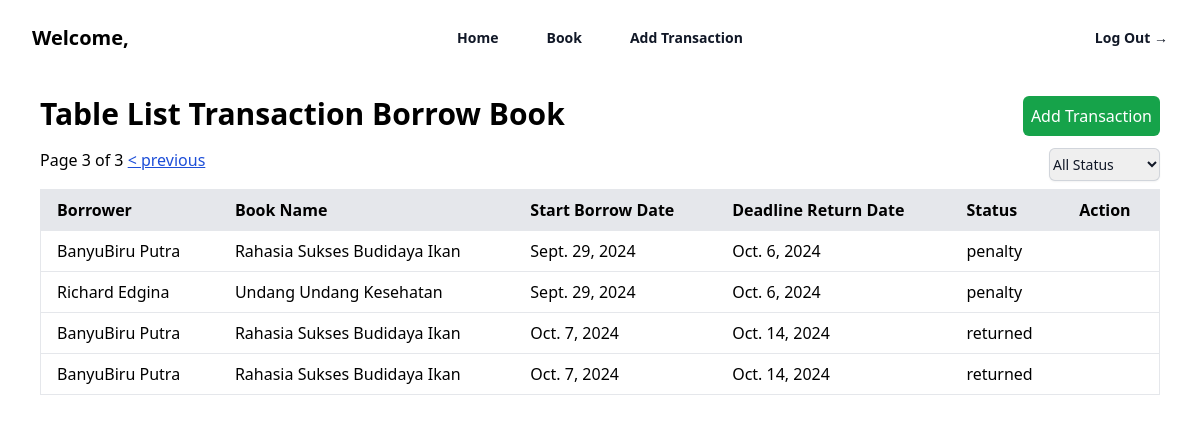
/?page=3 (signed in), run on the app's committed database.
### pinjamBuku/models.py (models this page shows, shortened)
class Borrower(models.Model):
    full_name = models.CharField(max_length=200)
    identity_number = models.CharField(max_length=50)
    birth_date = models.DateField()
    home_place = models.CharField(max_length=200)
    status = models.CharField(max_length=20, default= "active")

class Book(models.Model):
    name = models.CharField(max_length=200)
    author = models.CharField(max_length=200)
    genre = models.CharField(max_length=50)
    quantity = models.IntegerField(default=1)
    status = models.CharField(max_length=20, default= "active")

class TransactionBorrowBook(models.Model):
    book = models.ForeignKey(Book, on_delete=models.CASCADE)
    borrower = models.ForeignKey(Borrower, on_delete=models.CASCADE)
    borrow_date = models.DateField()
    returned_date = models.DateField()
    status = models.CharField(max_length=20)
    admin = models.IntegerField(default=-2)
    @property
    def is_past_deadline(self):
        return date.today() > self.returned_date

### pinjamBuku/views.py (the view)
# urls.py: path("",views.index, name="index"),
def index(request):
    if request.user.is_authenticated:
        filter_status = request.GET.get("filter_status")
        if filter_status is None:
            filter_status = 'all'
        if filter_status == 'all':
            transactions_borrow_book = TransactionBorrowBook.objects.select_related('book').select_related('borrower').exclude(status='cancel').order_by('borrow_date')
        else:
            transactions_borrow_book = TransactionBorrowBook.objects.select_related('book').select_related('borrower').filter(status=filter_status).exclude(status='cancel').order_by('borrow_date')
        pagination = Paginator(transactions_borrow_book,5)
        page_number = request.GET.get("page")
        if page_number is None:
            page_number = 1
        page = pagination.page(page_number)
        dateNow = datetime.today()
        list_table_detail = []
        for transaction in page.object_list:
            temp_list = []
            temp_list.append(transaction.borrower.full_name)
            temp_list.append(transaction.book.name)
            temp_list.append(transaction.borrow_date)
            temp_list.append(transaction.returned_date)
            status = ""
            if transaction.is_past_deadline and transaction.status != "returned"  and transaction.status != "penalty":
                status = "Past Deadline"
            else:
                status = transaction.status
            temp_list.append(status)
            temp_list.append({
                "id":transaction.id,
                "status":status
            })
            print("type = ",type({
                "id":transaction.id,
                "status":status
            }))
            list_table_detail.append(temp_list)
        list_table_header = ['Borrower','Book Name','Start Borrow Date','Deadline Return Date','Status','Action']
        context = {
            "page" : page,
            "list_table_detail": list_table_detail,
            "list_table_header": list_table_header,
            "filter_status" : filter_status,
            "dateNow": dateNow
        }
        return render(request, "pinjamBuku/index.html", context)
    else:
        return redirect("/accounts/login/")

### pinjamBuku/templates/pinjamBuku/index.html (shortened to what this page needs)
<!DOCTYPE html>
<html lang="en">
  <head>
    {% load static %}
    <link
      href="{% static 'perpustakaanOnline/output.css' %}?v={{ timestamp }}"
      rel="stylesheet"
    />
  </head>
  <body>
    {% include "pinjamBuku/header.html"%}
    <div class="mx-10 flex justify-between mt-5">
      <h1 class="text-3xl font-bold">Table List Transaction Borrow Book</h1>
      <a href="{% url 'pinjamBuku:addTransaction'%}" class="bg-green-600 p-2 rounded-md text-white hover:cursor-pointer">Add Transaction</a>
    </div>
    <div class="mt-3 mx-10 flex justify-between">
      <span >
          <span >
              Page {{ page.number }} of {{ page.paginator.num_pages }}
          </span>
          {% if page.has_previous %}
               {% if filter_status %}
                <a class="text-blue-700 underline" href="?page={{ page.previous_page_number }}&filter_status={{ filter_status }}"> < previous</a>
                {% else %}
                <a class="text-blue-700 underline" href="?page={{ page.previous_page_number }}"> < previous</a>
               {% endif %}
          {% endif %}
      </span>
      <select
        id="filterStatus"
        onchange="handleSelectStatusChange()"
        class="block w-fit rounded-md border-0 py-1.5 text-gray-900 shadow-sm ring-1 ring-inset ring-gray-300 focus:ring-2 focus:ring-inset focus:ring-indigo-600 sm:max-w-xs sm:text-sm sm:leading-6"
      >
       <option {% if filter_status == "all" %}Selected {%endif%}   value="all">All Status</option>
      </select>
  </div>
    {% include "pinjamBuku/table.html" with list_table_detail=list_table_detail is_Home_Page=True list_table_header=list_table_header %}
  </body>
</html>

### pinjamBuku/templates/pinjamBuku/table.html (shortened to what this page needs)
<div class="overflow-x-auto mx-10 mt-2">
    <table class="min-w-full bg-white border border-gray-200">
      <thead>
        <tr class="bg-gray-200">
          {% for tableHeader in list_table_header %}
            <th class="py-2 px-4 border-b text-left">{{ tableHeader }}</th>
          {% endfor %}
        </tr>
      </thead>
      <tbody>
        {% if page %}
          {% for list_detail in list_table_detail %}
            <tr>
                {% for detail in list_detail %}
                    {% if detail.id is None %}
                        <td class="py-2 px-4 border-b">{{ detail }}</td>
                        {% else %}
                            {% if is_Home_Page %}
                                <td class="py-2 px-4 border-b">
                                </td>
                            {% endif %}
                    {% endif %}
                {% endfor %}
            </tr>
          {% endfor %}
        {% else %}
        <tr>
          <td class="py-2 px-4 border-b text-center" colspan="5">No data available, try create new transaction</td>
        </tr>
        {% endif %}
      </tbody>
    </table>
  </div>

### data on the page
Borrower: list_detail "BanyuBiru Putra" "BanyuBiru Putra" "BanyuBiru Putra"
Book: list_detail "Rahasia Sukses Budidaya Ikan" "Rahasia Sukses Budidaya Ikan" "Rahasia Sukses Budidaya Ikan"
TransactionBorrowBook: list_detail "Sept. 29, 2024" "Oct. 6, 2024" "penalty"
Borrower: list_detail "Richard Edgina"
Book: list_detail "Undang Undang Kesehatan"
TransactionBorrowBook: list_detail "Sept. 29, 2024" "Oct. 6, 2024" "penalty"
TransactionBorrowBook: list_detail "Oct. 7, 2024" "Oct. 14, 2024" "returned"
TransactionBorrowBook: list_detail "Oct. 7, 2024" "Oct. 14, 2024" "returned"

### other printed values
{{ page.number }} "3"
{{ page.paginator.num_pages }} "3"
{{ tableHeader }} "Borrower" "Book Name" "Start Borrow Date" "Deadline Return Date" "Status" "Action"
